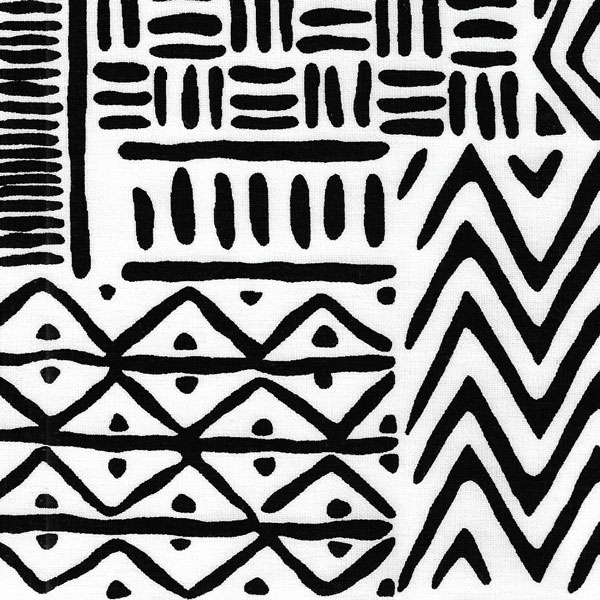
#> input picture Imagens/tracos.jpg, 600 x 600 px, found by its file name
$ python 05_watershed.py
#> lines starting #> are read from the running program, lines starting #| are printed output that depends on the picture; after the words box and inside, x2 and y2 are one past the last pixel; in counts of white or black regions, pixels touching at a corner belong together
import cv2
import numpy as np
from matplotlib import pyplot as plt

# Leitura da imagem de entrada
img = cv2.imread('imagens/tracos.jpg')
#> img is the input picture: shape (600, 600, 3); mean B, G, R 141.4, 141.4, 141.4
img_rgb = cv2.cvtColor(img, cv2.COLOR_BGR2RGB)  # Converte para RGB para exibição posterior

# Aplicação de desfoque para reduzir o ruído
img_blur = cv2.medianBlur(img, 5)

# Conversão para escala de cinza
img_gray = cv2.cvtColor(img_blur, cv2.COLOR_BGR2GRAY)

# Binarização da imagem para criar marcadores
ret, thresh = cv2.threshold(img_gray, 0, 255, cv2.THRESH_BINARY_INV + cv2.THRESH_OTSU)
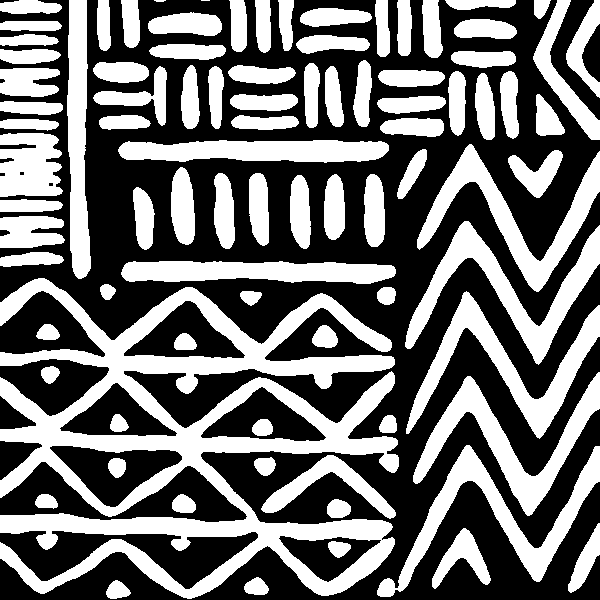
#> thresh: shape (600, 600); 43.7% white; 88 white regions (1 under 20 px), largest, box (x1, y1, x2, y2) and area: (0, 278, 399, 599) 44125, (405, 221, 600, 365) 6727, (377, 445, 600, 597) 6618
#> ret = 127

# Identificação dos marcadores utilizando transformação morfológica de abertura
kernel = np.ones((3,3),np.uint8)
opening = cv2.morphologyEx(thresh, cv2.MORPH_OPEN, kernel, iterations=2)
#> opening: shape (600, 600); 43.5% white; 89 white regions, largest, box (x1, y1, x2, y2) and area: (0, 278, 398, 599) 43774, (405, 221, 600, 363) 6715, (407, 292, 600, 437) 6552

# Encontrar marcadores de fundo
sure_bg = cv2.dilate(opening, kernel, iterations=10)
#> sure_bg: shape (600, 600); 95.9% white; 100 black regions (29 under 20 px), largest, box (x1, y1, x2, y2) and area: (95, 139, 162, 274) 3215, (414, 498, 558, 600) 2089, (390, 199, 427, 298) 1161

# Encontrar marcadores de frente (objetos de interesse)
dist_transform = cv2.distanceTransform(opening, cv2.DIST_L2, 5)
ret, sure_fg = cv2.threshold(dist_transform, 0.1*dist_transform.max(), 255, 0)
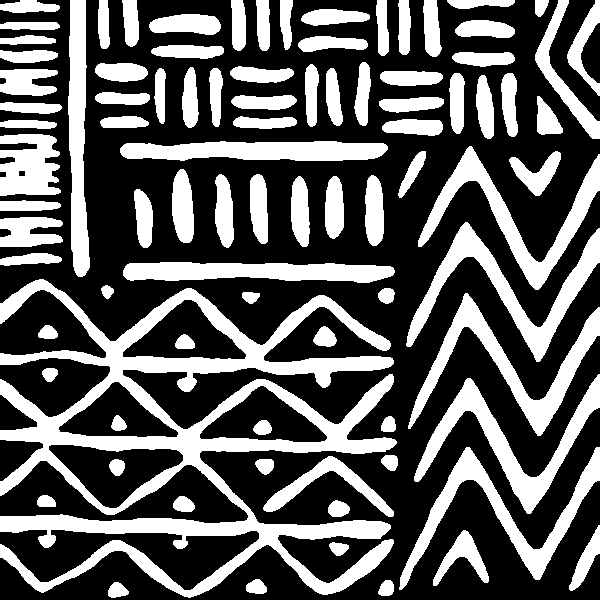
#> sure_fg: shape (600, 600) float32; 36.3% white; 89 white regions, largest, box (x1, y1, x2, y2) and area: (0, 279, 397, 598) 36238, (406, 222, 600, 362) 5702, (408, 293, 600, 436) 5519
#> ret = 1.52

# Encontrar região desconhecida (área onde não temos certeza)
sure_fg = np.uint8(sure_fg)
unknown = cv2.subtract(sure_bg, sure_fg)

# Criação dos marcadores
ret, markers = cv2.connectedComponents(sure_fg)
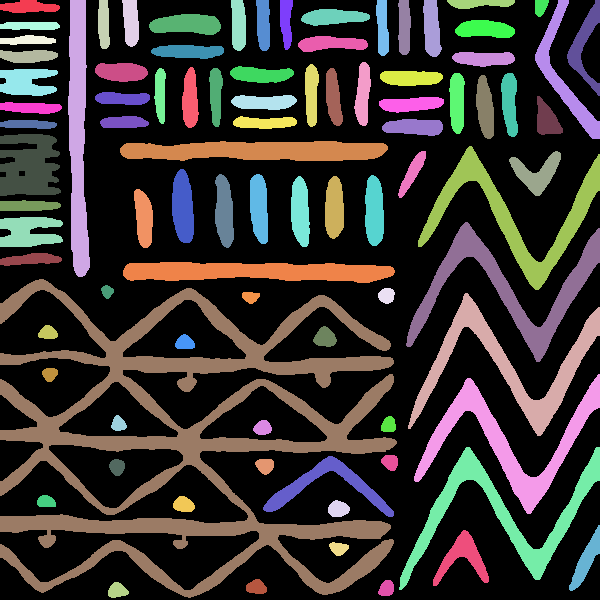
#> markers: shape (600, 600) int32; 90 distinct labels, from 0 to 89; one colour per label, 0 black
#> ret = 90
markers = markers + 1
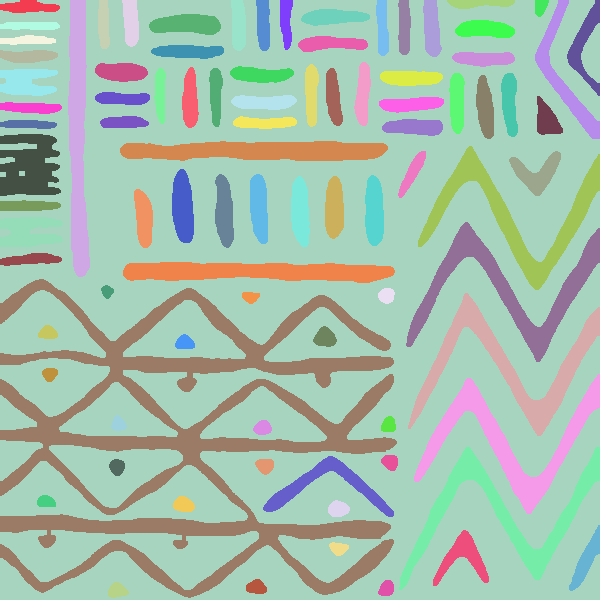
#> markers: shape (600, 600) int32; 90 distinct labels, from 1 to 90; one colour per label, 0 black
markers[unknown == 255] = 0
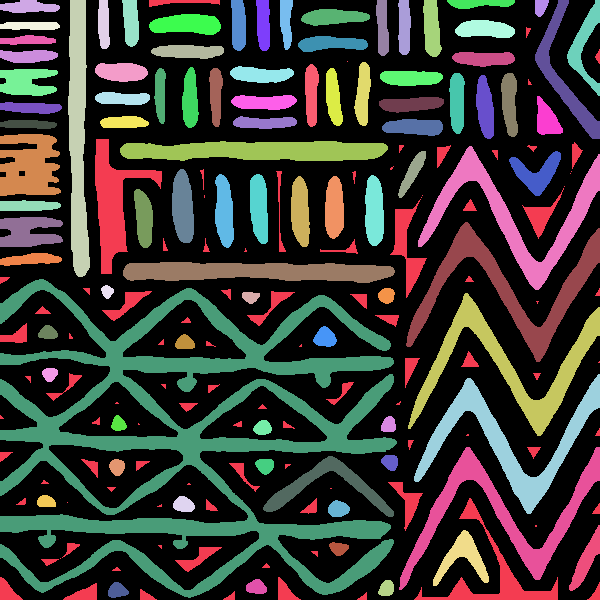
#> markers: shape (600, 600) int32; 91 distinct labels, from 0 to 90; one colour per label, 0 black

# Aplicação do algoritmo Watershed
markers = cv2.watershed(img_rgb, markers)
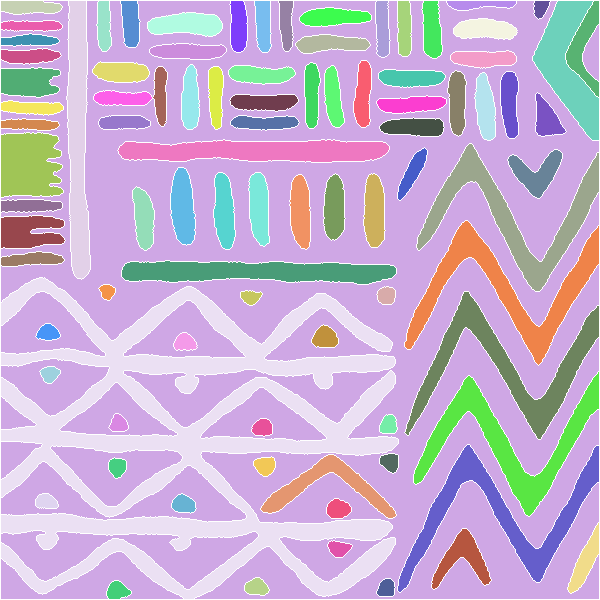
#> markers: shape (600, 600) int32; 91 distinct labels, from -1 to 90; one colour per label, 0 black, -1 white
img_rgb[markers == -1] = [255,0,0]  # Marca as bordas com a cor vermelha
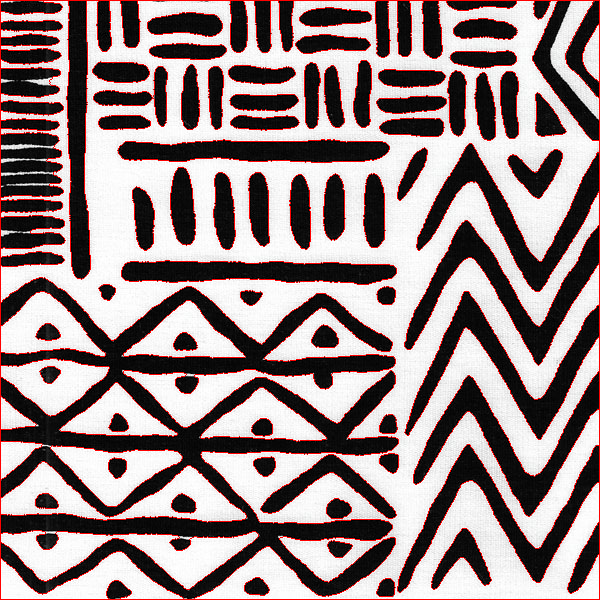
#> img_rgb: shape (600, 600, 3); mean R, G, B 149.1, 133.5, 133.5

# Exibição dos resultados
plt.figure(figsize=(12, 8))
plt.subplot(221), plt.imshow(img_rgb)
plt.title('Imagem Original'), plt.xticks([]), plt.yticks([])
plt.subplot(222), plt.imshow(thresh, cmap='gray')
plt.title('Imagem Binária'), plt.xticks([]), plt.yticks([])
plt.subplot(223), plt.imshow(markers, cmap='viridis')
plt.title('Segmentação por Watershed'), plt.xticks([]), plt.yticks([])
plt.show()

$ run again, with Imagens/caderno.jpg copied over Imagens/tracos.jpg
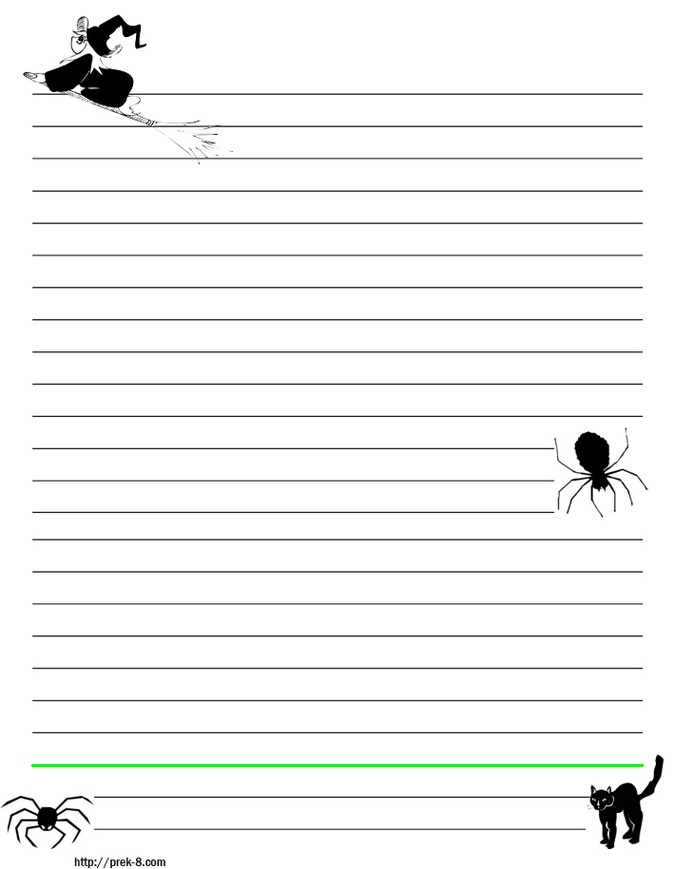
#> input picture Imagens/caderno.jpg, 675 x 869 px, found by its file name
#> img is the input picture: shape (869, 675, 3); mean B, G, R 243.2, 243.9, 243.2
#> `ret, thresh = cv2.threshold(img_gray, 0, 255, cv2.THRESH_BINARY_INV + ..`:
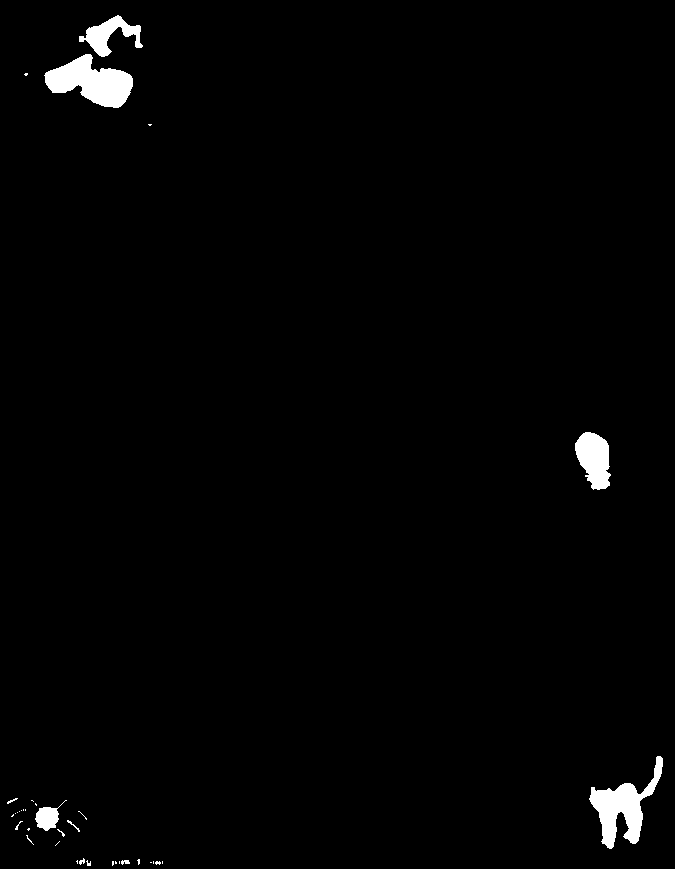
#> thresh: shape (869, 675); 1.5% white; 36 white regions (27 under 20 px), largest, box (x1, y1, x2, y2) and area: (44, 54, 133, 108) 2729, (589, 756, 663, 849) 2498, (575, 432, 611, 490) 1459
#> `ret, thresh = cv2.threshold(img_gray, 0, 255, cv2.THRESH_BINARY_INV + ..`: ret = 134
#> opening: shape (869, 675); 1.4% white; 7 white regions, largest, box (x1, y1, x2, y2) and area: (45, 54, 133, 108) 2712, (590, 757, 663, 848) 2458, (575, 432, 609, 489) 1432
#> sure_bg: shape (869, 675); 3.6% white; 4 white regions, box (x1, y1, x2, y2) and area: (35, 6, 151, 118) 9284, (580, 747, 673, 858) 6588, (565, 422, 619, 499) 3662, (26, 797, 68, 840) 1718
#> `ret, sure_fg = cv2.threshold(dist_transform, 0.1*dist_transform.max(),..`: ret = 1.9
#> unknown: shape (869, 675); 2.5% white; 4 white regions, box (x1, y1, x2, y2) and area: (35, 6, 151, 118) 6091, (580, 747, 673, 858) 4560, (565, 422, 619, 499) 2418, (26, 797, 68, 840) 1386
#> `ret, markers = cv2.connectedComponents(sure_fg)`: ret = 8
#> `img_rgb[markers == -1] = [255,0,0]`:
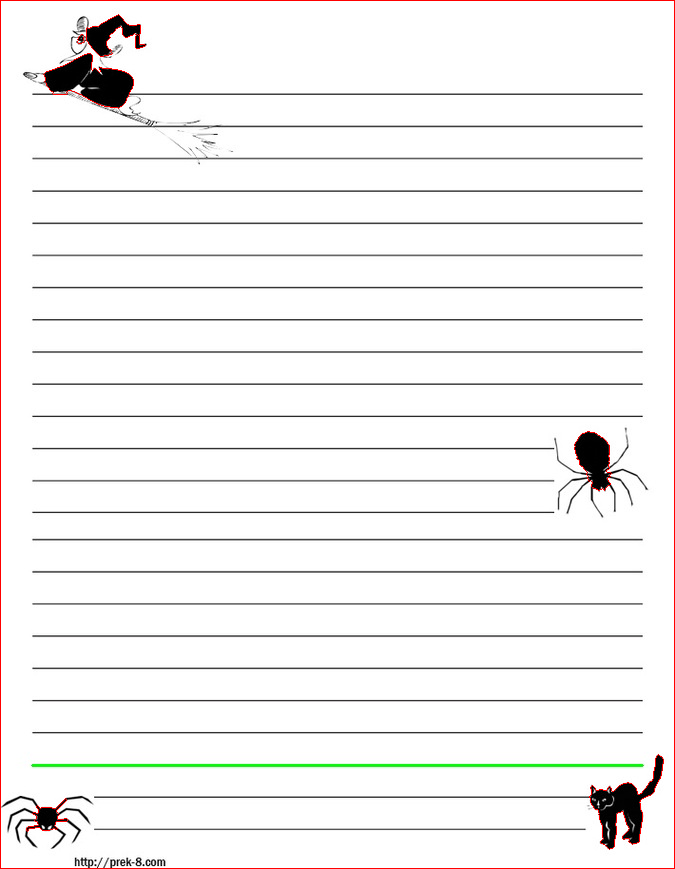
#> img_rgb: shape (869, 675, 3); mean R, G, B 243.5, 242.4, 241.6

$ run again, with Imagens/numeros.jpg copied over Imagens/tracos.jpg
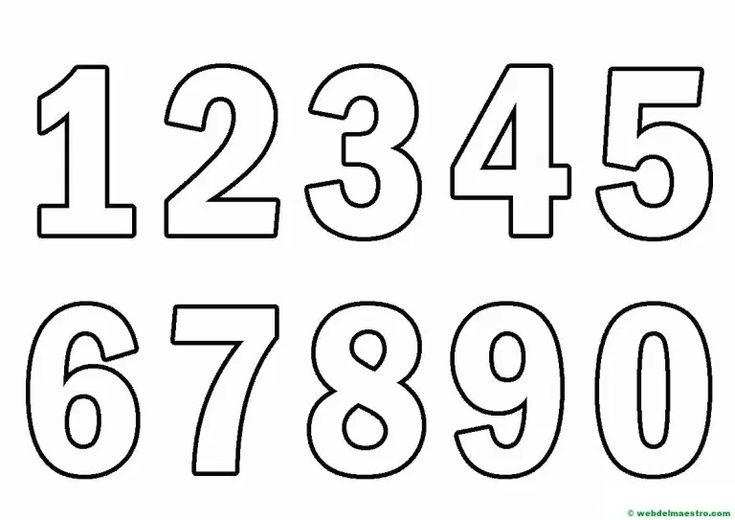
#> input picture Imagens/numeros.jpg, 735 x 520 px, found by its file name
#> img is the input picture: shape (520, 735, 3); mean B, G, R 232.3, 232.4, 232.3
#> `ret, thresh = cv2.threshold(img_gray, 0, 255, cv2.THRESH_BINARY_INV + ..`:
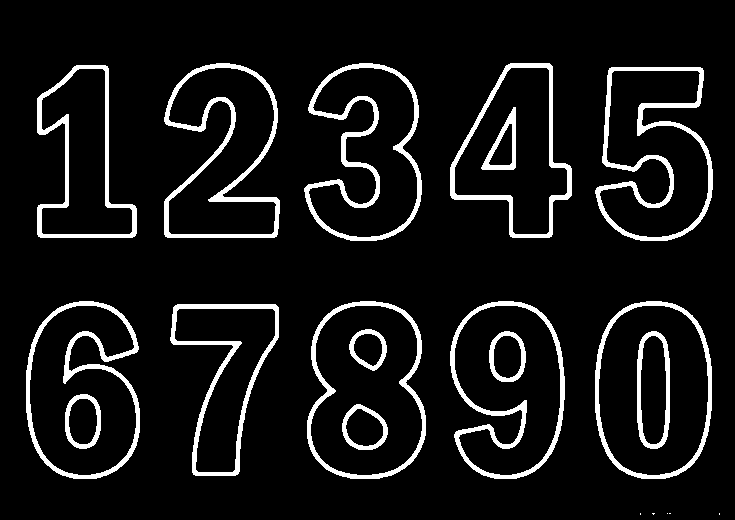
#> thresh: shape (520, 735); 8.4% white; 21 white regions (5 under 20 px), largest, box (x1, y1, x2, y2) and area: (595, 67, 713, 241) 3612, (304, 63, 422, 241) 3413, (164, 63, 280, 238) 3361
#> `ret, thresh = cv2.threshold(img_gray, 0, 255, cv2.THRESH_BINARY_INV + ..`: ret = 142
#> opening: shape (520, 735); 2.3% white; 130 white regions, largest, box (x1, y1, x2, y2) and area: (177, 304, 276, 309) 495, (450, 167, 513, 202) 458, (637, 103, 697, 134) 448
#> sure_bg: shape (520, 735); 24.4% white; 58 white regions, largest, box (x1, y1, x2, y2) and area: (53, 321, 119, 459) 5687, (299, 97, 390, 204) 5626, (479, 321, 537, 459) 5236
#> `ret, sure_fg = cv2.threshold(dist_transform, 0.1*dist_transform.max(),..`: ret = 0.439
#> unknown: shape (520, 735); 22.1% white; 58 white regions, largest, box (x1, y1, x2, y2) and area: (53, 321, 119, 459) 5265, (299, 97, 390, 204) 5108, (479, 321, 537, 459) 4842
#> `ret, markers = cv2.connectedComponents(sure_fg)`: ret = 131
#> `img_rgb[markers == -1] = [255,0,0]`:
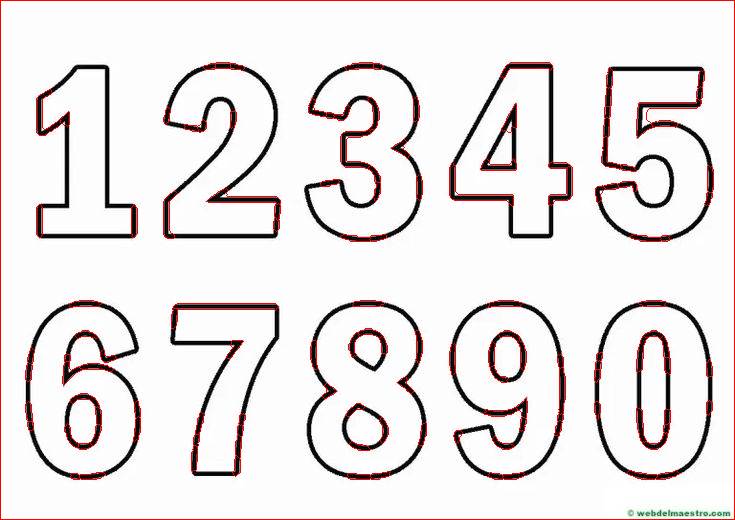
#> img_rgb: shape (520, 735, 3); mean R, G, B 233.7, 227.6, 227.6
